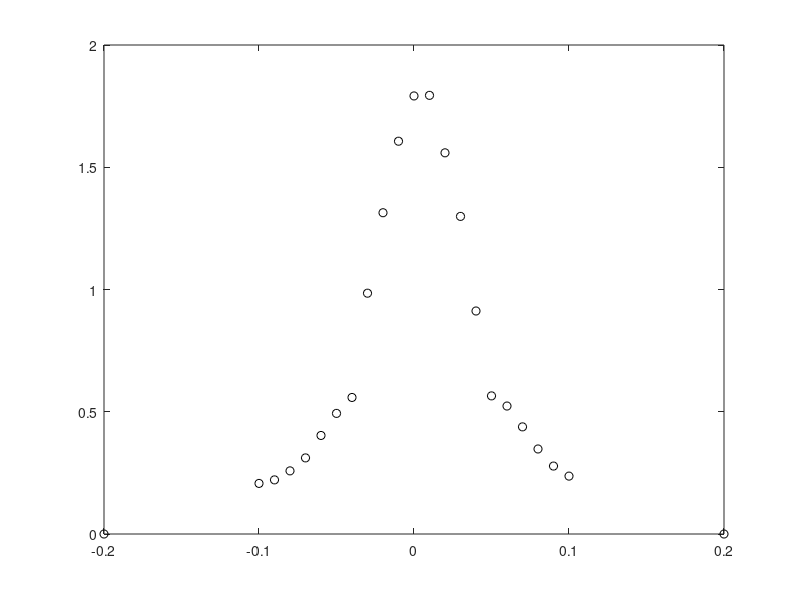

MATLAB code to generate this figure: (Note: this script raises an error after producing the figure.)
% load test-data
  load density-profile.mat

% plot the test data points
  plot(dens_x, dens_y, 'ko');

% fit a gaussian profile (libname=gauss1, others: cflibhelp)
% data must be a column-vector
  dens_x=dens_x';
  dens_y=dens_y';  
  fresult = fit(dens_x,dens_y,'gauss1');
% TIPP: get the result-fct, coefficients and so on simply with 'fresult'
  
% plot the fit
  hold on;
  plot(dens_x,fresult(dens_x),'r-');
  hold off;